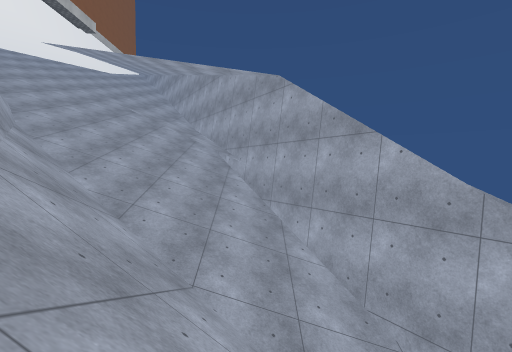
view 1 (above)

24 first-person views from a walk through a 3-D level made in the Unity game engine. The camera is 1.4 m above the floor, tilts 2° down and sees 85° across. The floor is counted in squares, 2 m on a side. Each view is taken from the middle of a square. On the plan, view 1 faces up. The plan holds only what a view shows up to about 9 squares ahead; the rest is blank. The place goes on beyond the plan. Some surface patterns are stand-ins.

view 2
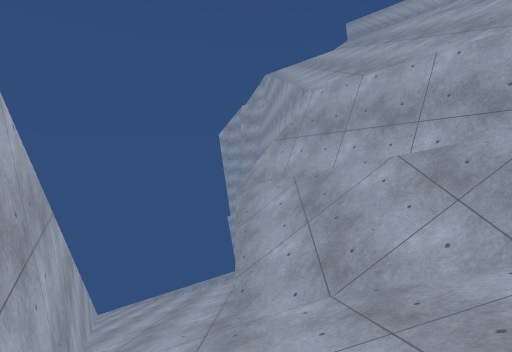

view 3
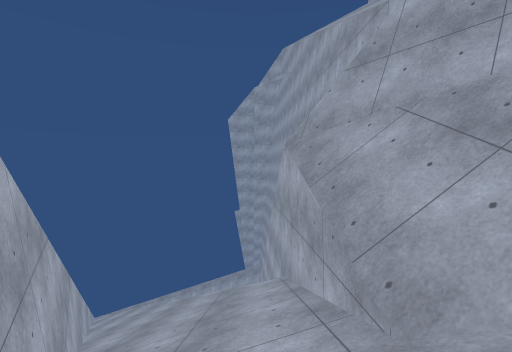

view 4
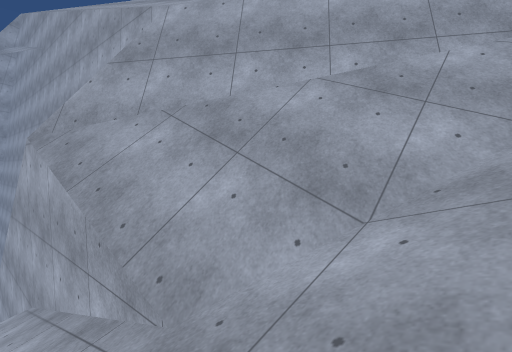

view 5
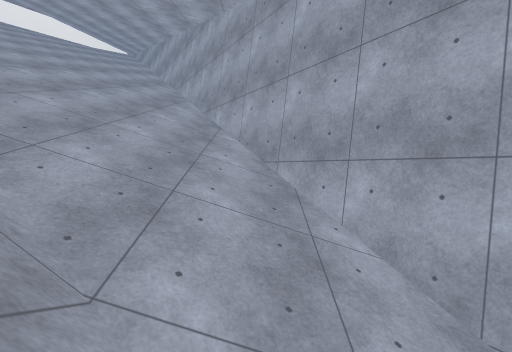

view 6
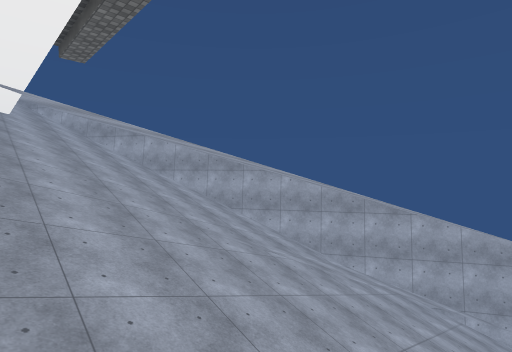

view 7
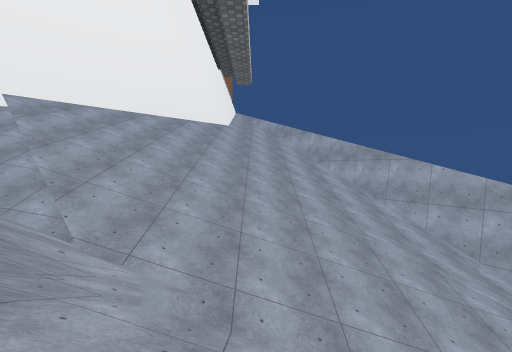

view 8
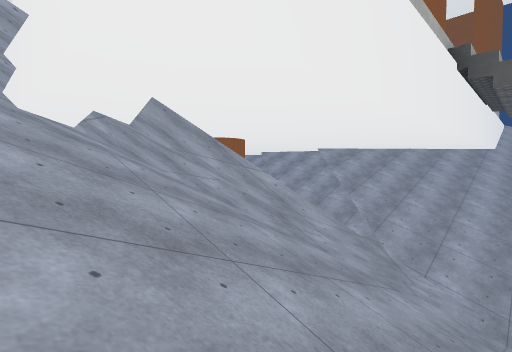

view 9
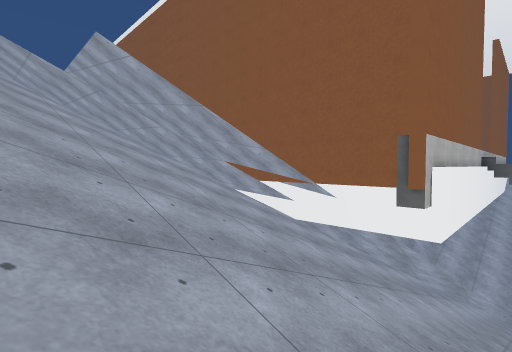

view 10
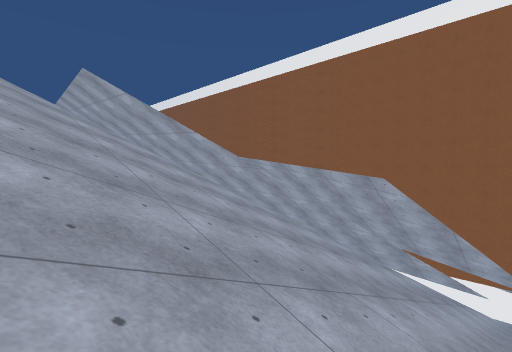

view 11
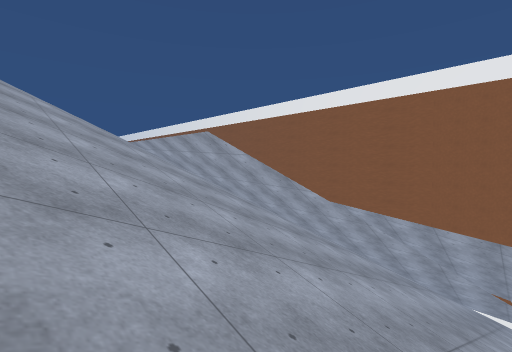

view 12
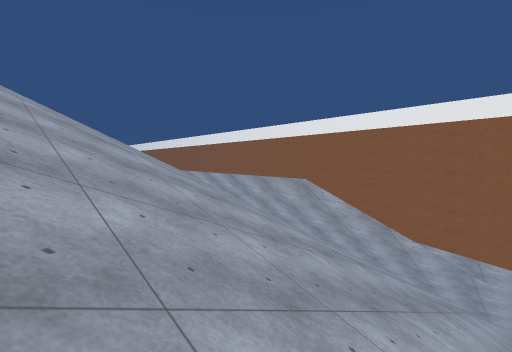

view 13
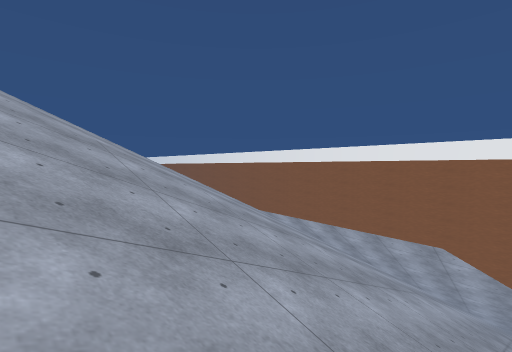

view 14
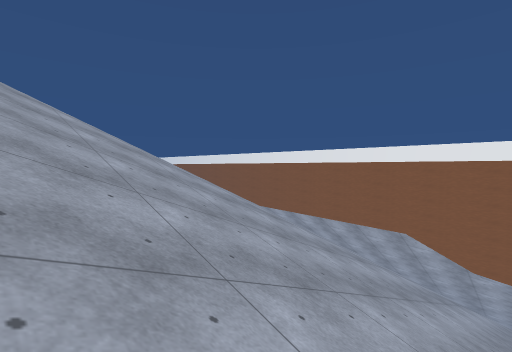

view 15
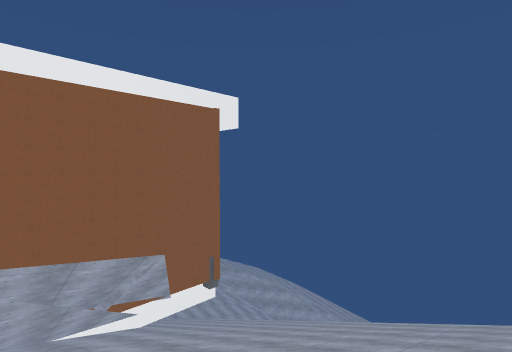

view 16
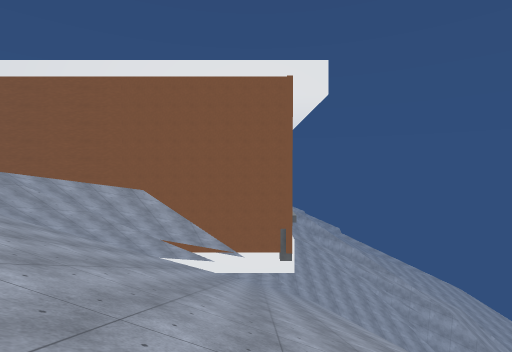

view 17
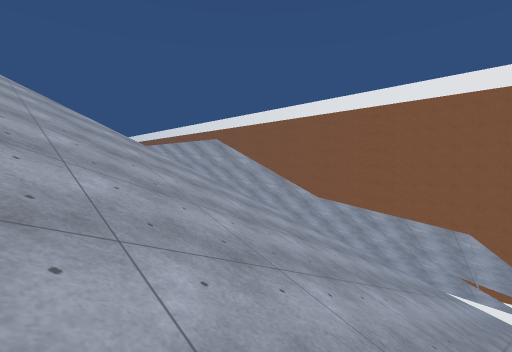

view 18
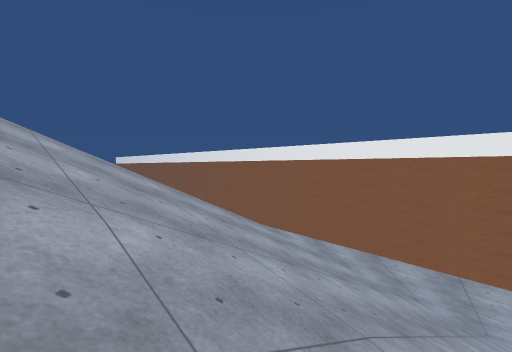

view 19
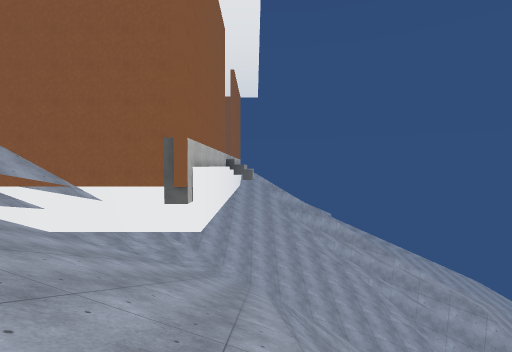

view 20
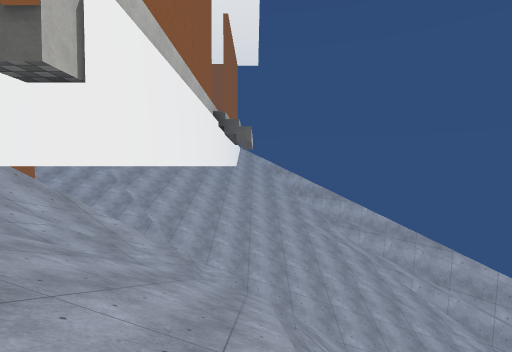

view 21
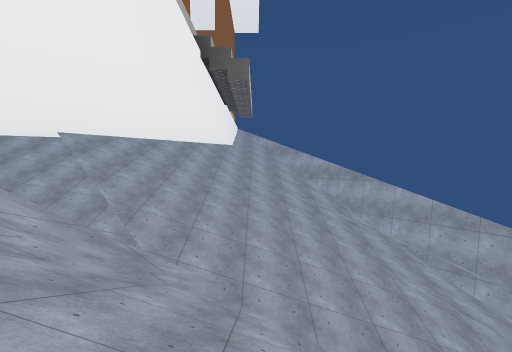

view 22
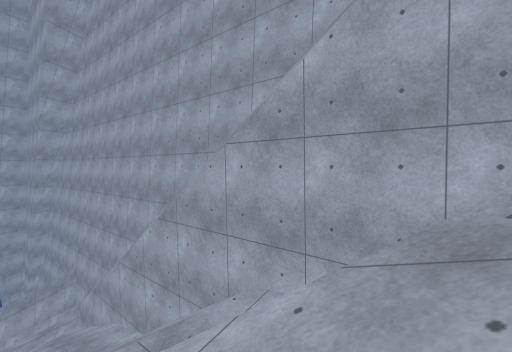

view 23
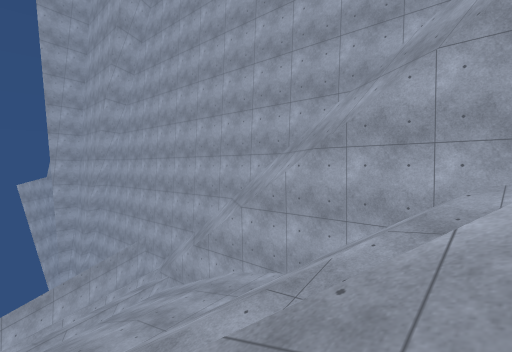

view 24
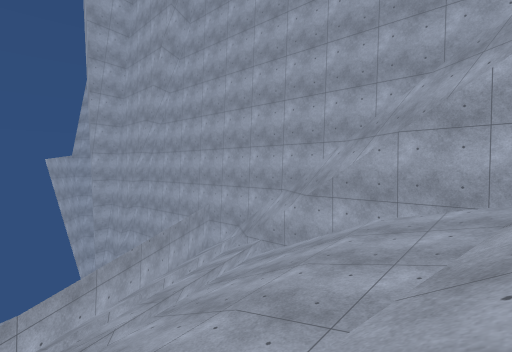

### Floor plan
Key: @ floor where view 1 was taken; # wall or solid block; . main floor; : floor 1.5 m higher than the main floor; + floor 3.25 m higher than the main floor; * floor 22.5 m higher than the main floor; % floor 24 m higher than the main floor; & floor 25.5 m higher than the main floor; / step, stairs or slope; = window, fence, low wall or low ledge; ^ raised ledge; v drop or lower ground.
Columns run from 25 left of view 1 to 6 right of it. Each row starts with its distance up from view 1.
 16                 ^^^^
 15                 ^^#^^
 14              #==#^^#^^
 13             #=//==#^^^#
 12          =/==/////=##^^
 11          /// //////=####
 10           ////=/////==##
  9              /#///////###
  8               //////////##
  7                /=//=/////##
  6                ////=#/////#
  5              #==/// #/////##
  4             ##=/////##/////#
  3           ####=////v*##////#
  2          ###=//////  *##///##
  1         ####//////   **##///##
  0         ###///////  v** #@//=#
 -1        ###////////  v%**v#///##
 -2       ###=////////   v%*v#=///#
 -3      ###//////////   v&*v##=///
 -4      ##///////////     %v#/////
 -5    ####///////////     &v#/////
 -6 //=#=/////////////     &v#////
 -7 //////////////////      v##=////
 -8 //////////////////      v #+vv/
 -9 ////////////            v #++::
-10 ////////////  /         v #:::.
-11 /////////////           v #....
-12 ////////                 ##....
-13 ////////                 ##.
-14  ////////                #.:

Positions as (right, up) in squares from view 1, and headings:
1: (0, 0), facing up
2: (0, 6), facing down
3: (1, 4), facing down
4: (1, 4), facing down-left
5: (0, 2), facing up
6: (-10, 7), facing up-right
7: (-8, 5), facing up
8: (-8, 2), facing up-left
9: (-8, -4), facing up-left
10: (-12, -8), facing up-left
11: (-14, -10), facing up-left
12: (-16, -11), facing up-left
13: (-18, -13), facing up-left
14: (-17, -14), facing up-left
15: (-17, -8), facing up-right
16: (-11, -10), facing up
17: (-13, -11), facing up-left
18: (-20, -11), facing up-left
19: (-8, -4), facing up
20: (-8, 0), facing up
21: (-8, 3), facing up
22: (3, -2), facing down-left
23: (5, -4), facing down-left
24: (6, -7), facing down-left
